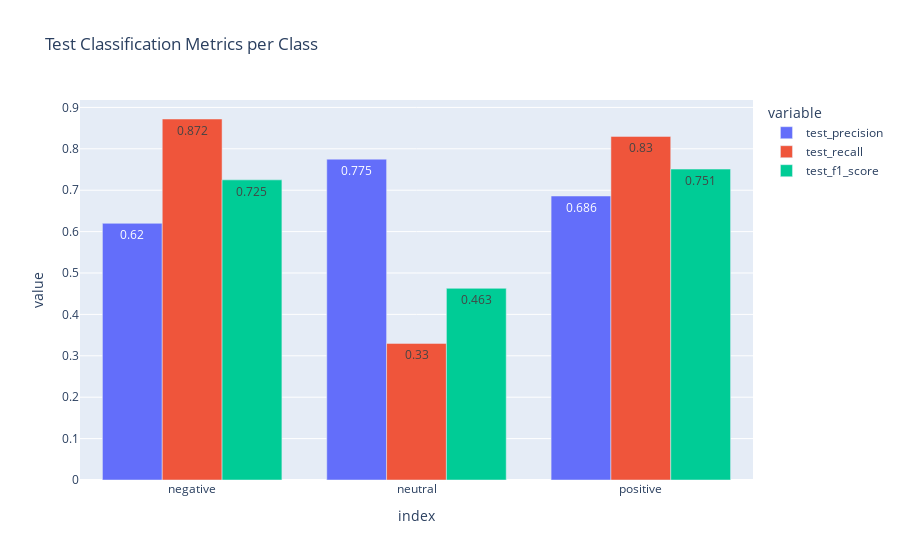

Write notebook code for a chart like this one.
### Code cell
# test metrics per class
test_class_metrics = results.loc[~results.index.isin(avg_names), [f"{prefix}{metric}" for metric in metric_names]]
px.bar(test_class_metrics.round(3), barmode="group", title="Test Classification Metrics per Class", text_auto=True)

### Figure 1 — Plotly figure (JSON) as saved in the notebook; plotly's stock layout.template omitted (floating-point values rounded to 4 significant figures)
{"data": [{"alignmentgroup": "True", "hovertemplate": "variable=test_precision<br>index=%{x}<br>value=%{y}<extra></extra>", "legendgroup": "test_precision", "marker": {"color": "#636efa", "pattern": {"shape": ""}}, "name": "test_precision", "offsetgroup": "test_precision", "orientation": "v", "showlegend": true, "textposition": "auto", "texttemplate": "%{y}", "type": "bar", "x": ["negative", "neutral", "positive"], "xaxis": "x", "y": [0.62, 0.775, 0.686], "yaxis": "y"}, {"alignmentgroup": "True", "hovertemplate": "variable=test_recall<br>index=%{x}<br>value=%{y}<extra></extra>", "legendgroup": "test_recall", "marker": {"color": "#EF553B", "pattern": {"shape": ""}}, "name": "test_recall", "offsetgroup": "test_recall", "orientation": "v", "showlegend": true, "textposition": "auto", "texttemplate": "%{y}", "type": "bar", "x": ["negative", "neutral", "positive"], "xaxis": "x", "y": [0.872, 0.33, 0.83], "yaxis": "y"}, {"alignmentgroup": "True", "hovertemplate": "variable=test_f1_score<br>index=%{x}<br>value=%{y}<extra></extra>", "legendgroup": "test_f1_score", "marker": {"color": "#00cc96", "pattern": {"shape": ""}}, "name": "test_f1_score", "offsetgroup": "test_f1_score", "orientation": "v", "showlegend": true, "textposition": "auto", "texttemplate": "%{y}", "type": "bar", "x": ["negative", "neutral", "positive"], "xaxis": "x", "y": [0.725, 0.463, 0.751], "yaxis": "y"}], "layout": {"barmode": "group", "legend": {"title": {"text": "variable"}, "tracegroupgap": 0}, "title": {"text": "Test Classification Metrics per Class"}, "xaxis": {"anchor": "y", "domain": [0, 1], "title": {"text": "index"}}, "yaxis": {"anchor": "x", "domain": [0, 1], "title": {"text": "value"}}}}
